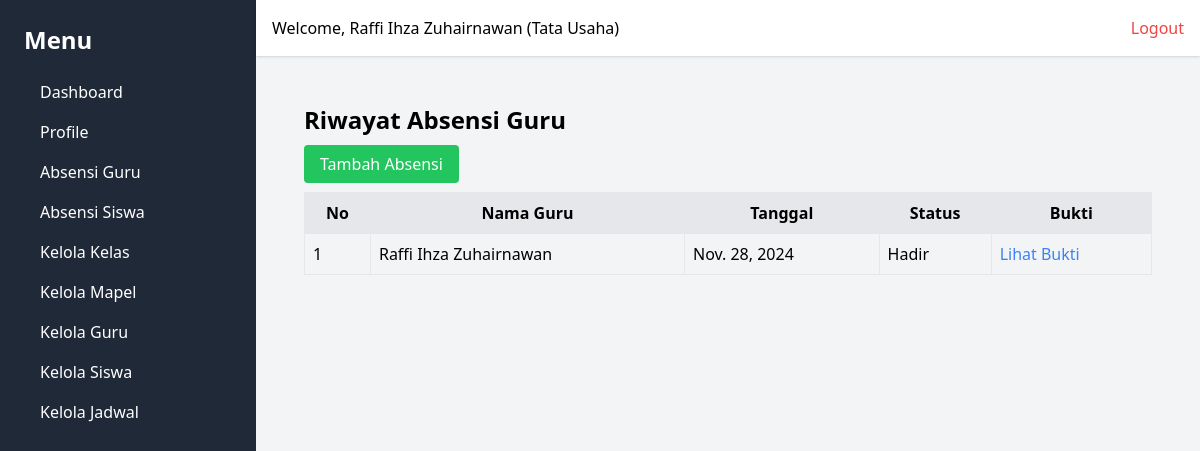
The page /absensi_guru/ (signed in) on the database as committed earlier.
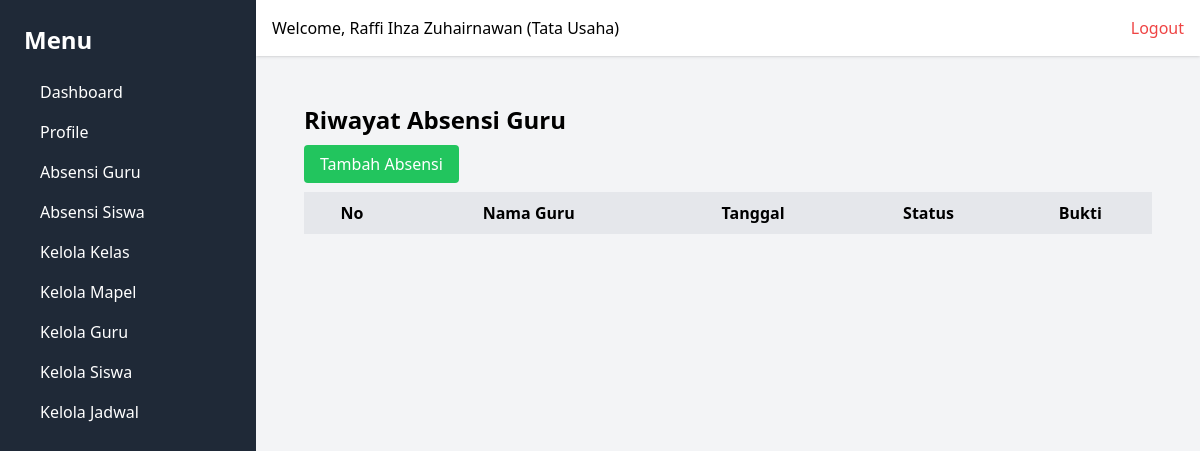
The same page on the database as committed later.
### webabsensi/models.py (models this page shows, shortened)
class AttendanceGuru(models.Model):
    STATUS_CHOICES = [
        ('Hadir', 'Hadir'),
        ('Sakit', 'Sakit'),
        ('Izin', 'Izin'),
        ('Cuti', 'Cuti'),
    ]
    id_guru = models.ForeignKey(User, on_delete=models.CASCADE, limit_choices_to={'role': 'Guru'})
    tanggal = models.DateField()
    status = models.CharField(max_length=10, choices=STATUS_CHOICES)
    bukti = models.FileField(upload_to='bukti_absensi/', blank=True, null=True)
    created_at = models.DateTimeField(auto_now_add=True)
    updated_at = models.DateTimeField(auto_now=True)

class User(models.Model):
    ROLE_CHOICES = [
        ('Tata Usaha', 'Tata Usaha'),
        ('Guru', 'Guru'),
        ('Kepala Sekolah', 'Kepala Sekolah'),
    ]
    GENDER_CHOICES = [
        ('L', 'Laki-laki'),
        ('P', 'Perempuan'),
    ]
    nip = models.CharField(max_length=20, unique=True)
    email = models.EmailField(unique=True)
    password = models.CharField(max_length=255)
    nama = models.CharField(max_length=50)
    gender = models.CharField(max_length=1, choices=GENDER_CHOICES)
    role = models.CharField(max_length=20, choices=ROLE_CHOICES)
    no_telepon = models.CharField(max_length=15)
    created_at = models.DateTimeField(auto_now_add=True)
    updated_at = models.DateTimeField(auto_now=True)

### webabsensi/views.py (the view)
    def wrapper(request, *args, **kwargs):
        user_id = request.session.get('user_id')
        if not user_id:
            messages.error(request, 'Anda harus login terlebih dahulu.')
            return redirect('login')
        return view_func(request, *args, **kwargs)

### webabsensi/views.py (called while the page is built)
def login_required(view_func):
    def wrapper(request, *args, **kwargs):
        user_id = request.session.get('user_id')
        if not user_id:
            messages.error(request, 'Anda harus login terlebih dahulu.')
            return redirect('login')
        return view_func(request, *args, **kwargs)
    return wrapper

@login_required
def manage_attendance_guru(request):
    user = User.objects.get(id=request.session.get('user_id'))
    attendance_records = AttendanceGuru.objects.filter(id_guru_id=request.session['user_id']).order_by('-tanggal')
    context = {
        'attendance_records': attendance_records,
        'user': user
        }
    return render(request, 'attendance_guru/manage_attendance_guru.html', context)

### webabsensi/templates/attendance_guru/manage_attendance_guru.html
{% extends 'base.html' %}
{% block content %}
<div class="p-6">
    <h1 class="text-2xl font-bold mb-4">Riwayat Absensi Guru</h1>
    <a href="{% url 'add_attendance_guru' %}" class="bg-green-500 text-white px-4 py-2 rounded">Tambah Absensi</a>
    <table class="w-full mt-4 border">
        <thead class="bg-gray-200">
            <tr>
                <th class="p-2 border">No</th>
                <th class="p-2 border">Nama Guru</th>
                <th class="p-2 border">Tanggal</th>
                <th class="p-2 border">Status</th>
                <th class="p-2 border">Bukti</th>
            </tr>
        </thead>
        <tbody>
            {% for record in attendance_records %}
            <tr>
                <td class="p-2 border">{{ forloop.counter }}</td>
                <td class="p-2 border">{{ record.id_guru.nama }}</td>
                <td class="p-2 border">{{ record.tanggal }}</td>
                <td class="p-2 border">{{ record.status }}</td>
                <td class="p-2 border">
                    {% if record.bukti %}
                    <a href="{{ record.bukti.url }}" target="_blank" class="text-blue-500">Lihat Bukti</a>
                    {% else %}
                    Tidak Ada
                    {% endif %}
                </td>
            </tr>
            {% endfor %}
        </tbody>
    </table>
</div>
{% endblock %}

Rows that differ between the two databases and show on the page:
removed AttendanceGuru: id_guru.nama "Raffi Ihza Zuhairnawan", tanggal "Nov. 28, 2024", status "Hadir"
